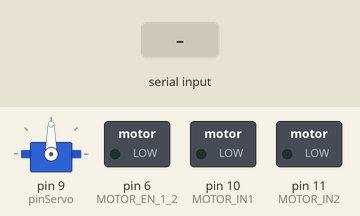
Bench run of a sketch on a simulated Arduino Mega 2560, built with avr-gcc and run on an emulated ATmega2560. Shown: servo, switched loads named in the sketch (green lamp = pin HIGH). Inputs (shaded band) come from the test bench.

Above: at 1.2 s.
1.3 s: "90,45\n" received over Serial
At 1.8 s:
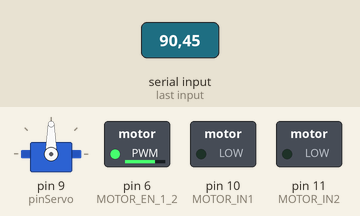
2.8 s: "30,150\n" received over Serial
At 4.0 s:
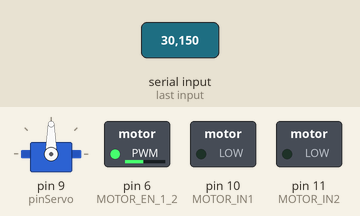
4.3 s: "F90\n" received over Serial
At 5.2 s:
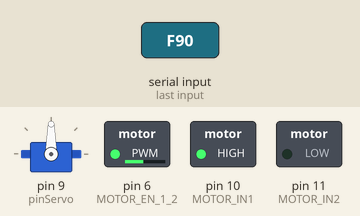
5.8 s: "1\n" received over Serial
At 6.3 s:
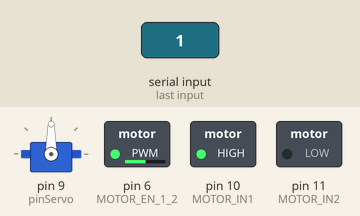
7.3 s: "90\n" received over Serial
At 8.5 s:
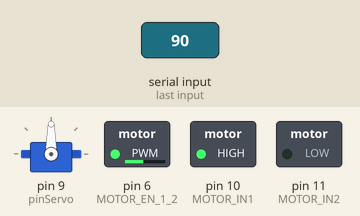
8.8 s: "B90\n" received over Serial
At 9.8 s:
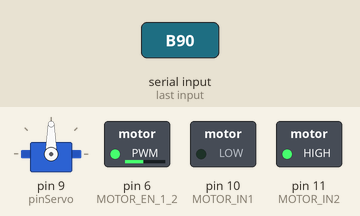
Timing chart, 0 to 11.3 s (numbered marks = the images above; inputs shaded):
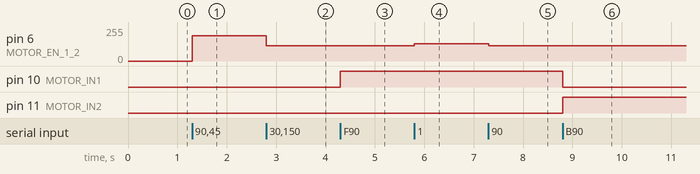

Measured:
- after the input at 1.3 s, pin 6 (MOTOR_EN_1_2): 0/255 → 190/255 at once
- after the input at 2.8 s, pin 6 (MOTOR_EN_1_2): 190/255 → 115/255 at once
- after the input at 4.3 s, pin 10 (MOTOR_IN1): LOW → HIGH at once
- after the input at 5.8 s, pin 6 (MOTOR_EN_1_2): 115/255 → 130/255 at once
- after the input at 7.3 s, pin 6 (MOTOR_EN_1_2): 130/255 → 115/255 at once
- after the input at 8.8 s, pin 10 (MOTOR_IN1): HIGH → LOW at once; pin 11 (MOTOR_IN2): LOW → HIGH at once

The sketch:

ArduinoCarSketch_L293d.ino
```cpp
#include <SoftwareSerial.h> //the library for seial communication
#include <Servo.h>
//#include <AFMotor.h> // the library for the Adafruit L293 Arduino Motor Shield

char incomingCommand = '~'; // for incoming serial data
int speed_min = 100; //the minimum "speed" the motors will turn - take it lower and motors don't turn
int speed_max = 255; //the maximum "speed" the motors will turn – you can’t put in higher
int pinServo = 9;
int pinState = 22;
int avanti = 90, destra = 70, sinistra = 110;

Servo sterzo;

int speedM = speed_max;       //speed
int steerAngle = avanti;      //steer var

//New vars
#define RELEASE 1
#define FORWARD 2
#define BACKWARD 3

#define MOTOR_IN1 10
#define MOTOR_IN2 11
#define MOTOR_EN_1_2 6


class AF_DCMotor {
  public:
    //AF_DCMotor(int number);
    AF_DCMotor::AF_DCMotor(int number) {
      this->number = number;
    }
    void AF_DCMotor::run(int n) {
      switch (n) {
        case 1:
        digitalWrite(MOTOR_IN1, LOW);
        digitalWrite(MOTOR_IN2, LOW);
          break;
        case 2:
        digitalWrite(MOTOR_IN1, HIGH);
        digitalWrite(MOTOR_IN2, LOW);
          break;
        case 3:
        digitalWrite(MOTOR_IN1, LOW);
        digitalWrite(MOTOR_IN2, HIGH);
          break;
      }
    }
    void AF_DCMotor::setSpeed(int n) {
      analogWrite(MOTOR_EN_1_2, n);
    }
  private:
    int number;
};
//end new vars
AF_DCMotor motor(1);          // create motor #3, 1KHz pwm

void setup() {
  pinMode(MOTOR_IN1, OUTPUT);
  pinMode(MOTOR_IN2, OUTPUT);
  pinMode(MOTOR_EN_1_2, OUTPUT);
  Serial.begin(38400);         //For Debugging
  //Serial1.begin(38400);       //Bluetooth module
  sterzo.attach(pinServo);    //Steer Servo
}

void loop() {
  incomingCommand = 'K';      //This is an unused char command
  //Check if no bluetooth connection
  //if (digitalRead(pinState) == LOW) {
  if (false) {
    motor.run(RELEASE);
    sterzo.write(avanti);
    //Serial.println("Stop\n");//display message for test purposes
  }
  else {
    if (Serial.available() > 0) {
      incomingCommand = Serial.read();
    }
    if (incomingCommand >= 48 && incomingCommand <= 57) {
      //Manage speed
      speedM = (((speed_max - speed_min) / 10) * ((incomingCommand - 48) + 1)) + speed_min;
      motor.setSpeed(speedM);
    } else if (incomingCommand >= 85 && incomingCommand <= 126) {
      //Manage Steering from [85, 126] to [destra, sinistra]
      steerAngle = map(incomingCommand, 85, 126, sinistra, destra);
      sterzo.write(steerAngle);
    } else {
      switch (incomingCommand)
      {
        case 'S':              // stop all motors
          { motor.run(RELEASE); // stopped
            //Serial.println("Stop\n"); //display message for test purposes when connected to a serial monitor
          }
          break;
        case 'F':              // Go Forward
          {
            motor.run(FORWARD);
            //Serial.println("Forward\n");//display message for test purposes when connected to a serial monitor
          }
          break;
        case 'B':              // Go Backward
          { motor.run(BACKWARD);
            //Serial.println("Backward\n");//display message for test purposes when connected to a serial monitor
          }
          break;
        case 'L':              // turn left
          {
            steerAngle = sinistra;
            sterzo.write(sinistra);
            //Serial.println("Rotate Left\n");//display message for test purposes
          }
          break;
        case 'R':              // turn right
          {
            steerAngle = destra;
            sterzo.write(destra);
            //Serial.println("Rotate Right\n");//display message for test purposes
          }
          break;
        case 'T':              // steer front
          { steerAngle = avanti;
            sterzo.write(avanti);
            //Serial.println("Steer Front\n");//display message for test purposes
          }
          break;
        case 'D':              // stop all
          { motor.run(RELEASE);
            steerAngle = avanti;
            sterzo.write(avanti);
          }
          break;
      }
    }
  }
}
```
